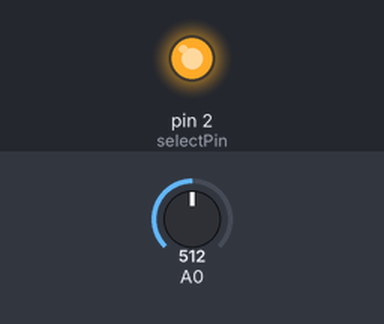
This sketch was run on a simulated Arduino Uno, built with avr-gcc and run on an emulated ATmega328P. Shown: output pins drawn as LEDs (lit = HIGH). The inputs (shaded band) are chosen by the test bench; at power-on: A0 = 512. What the sketch prints to the serial monitor is not drawn.

Above: at 0.1 s.
Timing chart, 0 to 1.6 s (numbered marks = the images above):
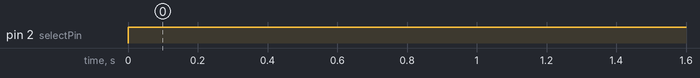

The sketch:

CH_28_06.ino
```cpp
int selectPin = 2;      // 채널 선택 핀

void setup() {
  Serial.begin(9600);

  pinMode(selectPin, OUTPUT);
}

void loop() {
  digitalWrite(selectPin, LOW);     // 0번 채널
  int v0 = analogRead(A0);

  digitalWrite(selectPin, HIGH);    // 1번 채널
  int v1 = analogRead(A0);

  Serial.println(v0 + String('\t') + v1); // 시리얼로 출력
  delay(100);
}
```

Measured:
- by itself, pin 2 (selectPin): LOW → HIGH at 0.00 s
